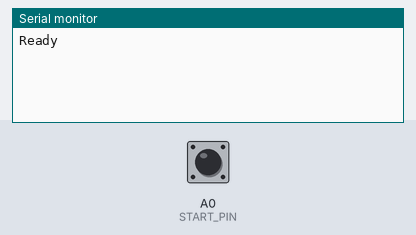
A sketch run on a simulated Arduino Uno, built with avr-gcc and run on an emulated ATmega328P. On the bench: the last lines printed to the serial monitor. The inputs (shaded band) are chosen by the test bench; at power-on: A0 (START_PIN) LOW.

Above: at 1.2 s.
1.3 s: A0 (START_PIN) pulled HIGH for 0.15 s
At 2.6 s:
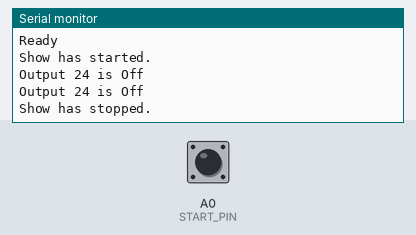
2.9 s: A0 (START_PIN) pulled HIGH for 1 s
At 3.14 s:
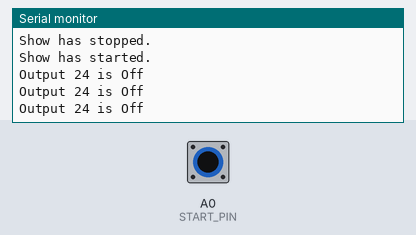
5.4 s: A0 (START_PIN) pulled HIGH for 3.2 s
At 5.87 s:
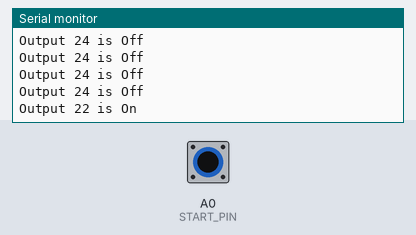
10.1 s: A0 (START_PIN) driven HIGH
At 11.63 s:
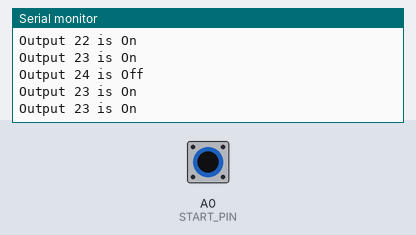
Timing chart, 0 to 13.1 s (numbered marks = the images above; inputs shaded):
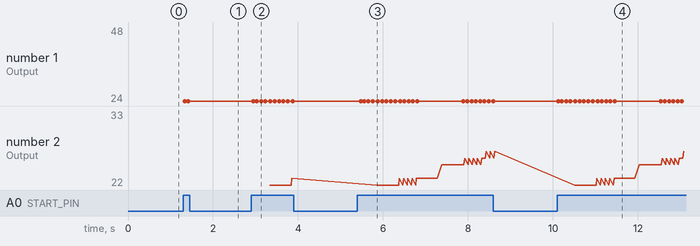

Measured:
- after the input at 1.3 s, the serial monitor: prints a new line at once (image 1)
- after the input at 10.1 s, the serial monitor: prints a new line at once (image 4)
- plotted number 1: 24 → 36 after the input at 10.1 s
- plotted number 2: 23 → 27 after the input at 5.4 s, 27 → 33 after the input at 10.1 s

The sketch:

FireWorkController2021.ino
```cpp
//Defines for hardware setup
#define START_PIN    A0  // Feedback from the remote on/off switch
#define NUM_OUTPUTS  32  // will never change for this board

//Defines for application
#define UPDATES_PER_SECOND 10     // 10Hz
#define DISABLED -1               // Set this as the output time to disable it
#define STAY_ON_DURATION_MS 1000  // one second stay on time

// The global timer used to play the show
unsigned long timer = 0;

// Memory structure to store the pin and output ignite time
typedef struct
{
  int pin;
  long igniteTime;
}output;

// All 32 outputs
// Set the time in 100ms increments (because this runs at 10Hz)
// The pin is the digital output, should not be changed
// This time is when you want the firework to ignite
// Set time to 'DISABLE' for any outputs that are not used
output outputs[NUM_OUTPUTS] =
{
 // PIN, Time
   {22, 500}, // OUTPUT 1
   {23, 1000}, // OUTPUT 2
   {24, 1500}, // OUTPUT 3
   {25, 2000}, // OUTPUT 4
   {26, 2500}, // OUTPUT 5
   {27, 3000}, // OUTPUT 6
   {28, 3500}, // OUTPUT 7
   {29, 4000}, // OUTPUT 8
   {30, 4500}, // OUTPUT 9
   {31, 5000}, // OUTPUT 10
   {32, 5500}, // OUTPUT 11
   {33, 6000}, // OUTPUT 12
   {34, 6500}, // OUTPUT 13
   {35, 7000}, // OUTPUT 14
   {36, 7500}, // OUTPUT 15
   {37, 8000}, // OUTPUT 16
   {38, 8500}, // OUTPUT 17
   {39, 9000}, // OUTPUT 18
   {40, 9500}, // OUTPUT 19
   {41, 10000}, // OUTPUT 20
   {42, 10500}, // OUTPUT 21
   {43, 11000}, // OUTPUT 22
   {44, 11500}, // OUTPUT 23
   {45, 12000}, // OUTPUT 24
   {46, 12500}, // OUTPUT 25
   {47, 13000}, // OUTPUT 26
   {48, 13500}, // OUTPUT 27
   {49, 14000}, // OUTPUT 28
   {50, 14500}, // OUTPUT 29
   {51, 15000}, // OUTPUT 30
   {52, 15500}, // OUTPUT 31
   {53, 16000}  // OUTPUT 32
};

//comment out the next line if your relays are active LOW
#define ACTIVE_HIGH

#ifdef ACTIVE_HIGH
#define ACTIVE HIGH
#define INACTIVE LOW
#else
#define ACTIVE LOW
#define INACTIVE HIGH
#endif

// Turn off all outputs
void allOff()
{
  //Turn off all outputs
  for( int i = 0; i < NUM_OUTPUTS; i++)
  {
      digitalWrite(outputs[i].pin, INACTIVE);
  }
}

// Cycle through the array and turn on or off the outputs
void playShow()
{
  for( int i = 0; i < NUM_OUTPUTS; i++)
  {
    if( outputs[i].igniteTime != DISABLED &&
        timer >= (unsigned long)outputs[i].igniteTime &&
        timer < (unsigned long)(outputs[i].igniteTime + STAY_ON_DURATION_MS) )
    {
      //Check if it is currently off
       if(digitalRead(outputs[i].pin) == INACTIVE)
       {
        Serial.print("Output ");
        Serial.print(outputs[i].pin);
        Serial.println(" is On");
       }

       //Turn output on
       digitalWrite(outputs[i].pin, ACTIVE);
    }
    else
    {
      //Check if it is currently on
      if(digitalRead(outputs[i].pin) == ACTIVE)
       {
        Serial.print("Output ");
        Serial.print(outputs[i].pin);
        Serial.println(" is Off");
       }

      //Turn output off
      digitalWrite(outputs[i].pin, INACTIVE);
    }
  }
}

// setup serial and digital outputs
void setup()
{
  Serial.begin(9600);

  for( int i = 0; i < NUM_OUTPUTS; i++)
  {
      pinMode(outputs[i].pin, OUTPUT);
      digitalWrite(outputs[i].pin, INACTIVE);
  }

  // This is an analog input pin
  pinMode(START_PIN, INPUT);

  Serial.println("Ready");
}

// Run loop at a fixed frequency
void loop()
{
  static unsigned long current_time = millis();
  static const int interval = 1000 / UPDATES_PER_SECOND;

  // cycle set to 10Hz
  if(millis() > current_time + interval)
  {
    // Reset our frequency timer
    current_time = millis();


    if(digitalRead(START_PIN) == HIGH)
    {
      if(timer == 0)
      {
        Serial.println("Show has started.");
      }

      // Set next cycle time
      timer += interval;

      // show time!
      playShow();
    }
    else
    {
      if(timer != 0)
      {
        Serial.println("Show has stopped.");
      }

      // turn all the relays off
      allOff();

      // reset our timer to restart the show
      timer = 0;
    }
  }
}
```
